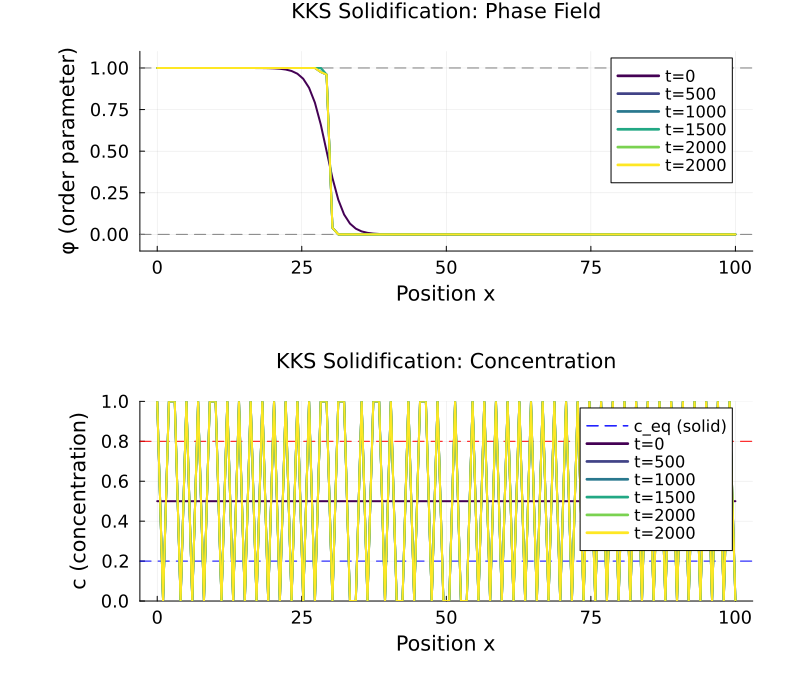

Write Julia code to recreate this figure.
# KKS 1D Solidification Example
#
# Demonstrates the Kim-Kim-Suzuki (KKS) model for binary alloy solidification.
# Uses parabolic free energies for solid and liquid phases.
#
# The KKS model couples phase field evolution with concentration partitioning
# at the interface, maintaining local thermodynamic equilibrium.
#
# Run: julia --project=. examples/301_kks_solidification.jl

using PhaseFields
using Plots
default(
    guidefontsize=14, tickfontsize=12, titlefontsize=14, legendfontsize=11,
    left_margin=15Plots.mm, right_margin=10Plots.mm,
    top_margin=5Plots.mm, bottom_margin=10Plots.mm
)

println("=== KKS 1D Solidification Simulation ===\n")

# -----------------------------------------------------------------------------
# Model parameters
# -----------------------------------------------------------------------------
# Solid phase: equilibrium at c_s = 0.2 (solute-poor)
# Liquid phase: equilibrium at c_l = 0.8 (solute-rich)
f_s = ParabolicFreeEnergy(A=1000.0, c_eq=0.2)
f_l = ParabolicFreeEnergy(A=1000.0, c_eq=0.8)

model = KKSModel(
    τ = 1.0,      # Relaxation time
    W = 2.0,      # Interface width parameter
    m = 1.0,      # Driving force coupling
    M_s = 1.0,    # Solid mobility
    M_l = 5.0     # Liquid mobility (higher diffusivity in liquid)
)

# Simulation parameters
Nx = 100        # Grid points
dx = 1.0        # Grid spacing
dt = 0.01       # Time step (smaller for stability)
Nt = 2000       # Number of time steps

println("Model parameters:")
println("  Solid equilibrium: c_eq = $(f_s.c_eq)")
println("  Liquid equilibrium: c_eq = $(f_l.c_eq)")
println()
println("Simulation:")
println("  Grid: Nx=$Nx, dx=$dx")
println("  Time: dt=$dt, Nt=$Nt")
println()

# -----------------------------------------------------------------------------
# Initial condition
# -----------------------------------------------------------------------------
# Initial interface at x=30
# Solid on left (φ=1), liquid on right (φ=0)
# Initial composition: uniform at c=0.5

φ = [0.5 * (1 - tanh((i - 30) / 3)) for i in 1:Nx]
c = fill(0.5, Nx)  # Uniform average concentration

# -----------------------------------------------------------------------------
# Finite difference Laplacian (Neumann BC)
# -----------------------------------------------------------------------------
function compute_laplacian!(∇²f, f, dx)
    Nx = length(f)
    for i in 2:Nx-1
        ∇²f[i] = (f[i+1] - 2f[i] + f[i-1]) / dx^2
    end
    ∇²f[1] = (f[2] - f[1]) / dx^2
    ∇²f[Nx] = (f[Nx-1] - f[Nx]) / dx^2
    return ∇²f
end

# -----------------------------------------------------------------------------
# Time integration
# -----------------------------------------------------------------------------
∇²φ = similar(φ)
∇²μ = similar(c)
μ_field = similar(c)  # Chemical potential field
c_s_field = similar(c)
c_l_field = similar(c)

# Storage for snapshots
x_grid = range(0, Nx*dx, length=Nx)
snapshots = [(t=0, φ=copy(φ), c=copy(c))]

# Animation snapshots (more frequent)
animation_snapshots = [(t=0, φ=copy(φ), c=copy(c))]
animation_interval = max(1, Nt ÷ 80)  # ~80 frames

println("Running simulation...")

for step in 1:Nt
    # Step 1: Solve KKS partition at each point
    for i in 1:Nx
        c_s, c_l, μ, converged = kks_partition(c[i], φ[i], f_s, f_l)
        c_s_field[i] = c_s
        c_l_field[i] = c_l
        μ_field[i] = μ

        if !converged && step == 1 && i <= 5
            println("Warning: partition did not converge at i=$i, step=$step")
        end
    end

    # Step 2: Compute Laplacians
    compute_laplacian!(∇²φ, φ, dx)
    compute_laplacian!(∇²μ, μ_field, dx)

    # Step 3: Update fields
    for i in 1:Nx
        # Grand potential difference (driving force)
        Δω = kks_grand_potential_diff(f_s, f_l, c_s_field[i], c_l_field[i], μ_field[i])

        # Phase field evolution
        dφdt = kks_phase_rhs(model, φ[i], ∇²φ[i], Δω)
        φ[i] = clamp(φ[i] + dt * dφdt, 0.0, 1.0)

        # Concentration evolution
        dcdt = kks_concentration_rhs(model, φ[i], ∇²μ[i])
        c[i] = clamp(c[i] + dt * dcdt, 0.0, 1.0)
    end

    # Animation snapshots
    if step % animation_interval == 0
        push!(animation_snapshots, (t=step, φ=copy(φ), c=copy(c)))
    end

    # Store snapshots
    if step % 500 == 0
        push!(snapshots, (t=step, φ=copy(φ), c=copy(c)))
        println("  t = $step")
    end
end

# Final snapshot
push!(snapshots, (t=Nt, φ=copy(φ), c=copy(c)))

# -----------------------------------------------------------------------------
# Analysis
# -----------------------------------------------------------------------------
println()
println("Results:")

# Find interface position (φ = 0.5)
interface_idx = findfirst(i -> φ[i] > 0.5 && φ[i+1] <= 0.5, 1:Nx-1)
if interface_idx !== nothing
    x_interface = interface_idx + (0.5 - φ[interface_idx]) / (φ[interface_idx+1] - φ[interface_idx])
    println("  Interface position: x ≈ $(round(x_interface, digits=1))")
end

# Solid fraction
solid_frac = sum(φ) / Nx
println("  Solid fraction: $(round(solid_frac * 100, digits=1))%")

# Average concentrations in each phase
solid_mask = φ .> 0.8
liquid_mask = φ .< 0.2
if any(solid_mask)
    avg_c_solid = sum(c[solid_mask]) / sum(solid_mask)
    println("  Avg concentration in solid: $(round(avg_c_solid, digits=3))")
end
if any(liquid_mask)
    avg_c_liquid = sum(c[liquid_mask]) / sum(liquid_mask)
    println("  Avg concentration in liquid: $(round(avg_c_liquid, digits=3))")
end

# -----------------------------------------------------------------------------
# Plotting
# -----------------------------------------------------------------------------
println("\nGenerating plots...")

# Plot 1: Phase field evolution
p1 = plot(
    title="KKS Solidification: Phase Field",
    xlabel="Position x",
    ylabel="φ (order parameter)",
    ylims=(-0.1, 1.1),
    legend=:topright,
    size=(800, 400)
)
hline!([0, 1], color=:gray, linestyle=:dash, label="")

colors_φ = cgrad(:viridis, length(snapshots), categorical=true)
for (i, snap) in enumerate(snapshots)
    plot!(x_grid, snap.φ,
          label="t=$(snap.t)",
          color=colors_φ[i],
          linewidth=2)
end

# Plot 2: Concentration evolution
p2 = plot(
    title="KKS Solidification: Concentration",
    xlabel="Position x",
    ylabel="c (concentration)",
    ylims=(0.0, 1.0),
    legend=:topright,
    size=(800, 400)
)
hline!([f_s.c_eq, f_l.c_eq], color=[:blue, :red], linestyle=:dash,
       label=["c_eq (solid)" "c_eq (liquid)"])

for (i, snap) in enumerate(snapshots)
    plot!(x_grid, snap.c,
          label="t=$(snap.t)",
          color=colors_φ[i],
          linewidth=2)
end

# Combined plot
p_combined = plot(p1, p2, layout=(2, 1), size=(800, 700))
savefig(p_combined, "examples/301_kks_solidification.png")
println("  Saved: examples/301_kks_solidification.png")

# Plot 3: Final state with phase concentrations
p3 = plot(
    title="KKS Final State: Phase Concentrations",
    xlabel="Position x",
    ylabel="Concentration / Phase",
    ylims=(0.0, 1.0),
    legend=:right,
    size=(800, 400)
)

# Final partition
for i in 1:Nx
    c_s, c_l, μ, _ = kks_partition(c[i], φ[i], f_s, f_l)
    c_s_field[i] = c_s
    c_l_field[i] = c_l
end

plot!(x_grid, φ, label="φ (phase)", color=:black, linewidth=2, linestyle=:solid)
plot!(x_grid, c, label="c (average)", color=:green, linewidth=2)
plot!(x_grid, c_s_field, label="c_s (solid)", color=:blue, linewidth=1.5, linestyle=:dash)
plot!(x_grid, c_l_field, label="c_l (liquid)", color=:red, linewidth=1.5, linestyle=:dash)

savefig(p3, "examples/301_kks_solidification_partitioning.png")
println("  Saved: examples/301_kks_solidification_partitioning.png")

# Animation
println("Generating animation...")
anim = @animate for snap in animation_snapshots
    p = plot(layout=(2,1), size=(800, 500))

    # Phase field
    plot!(p[1], x_grid, snap.φ,
          color=:black, linewidth=2,
          fill=(0, 0.3, :blue),
          label="",
          ylabel="φ",
          ylims=(-0.1, 1.1),
          title="KKS Solidification (t=$(snap.t))")
    hline!(p[1], [0, 1], color=:gray, linestyle=:dash, label="")

    # Concentration
    plot!(p[2], x_grid, snap.c,
          color=:green, linewidth=2,
          label="",
          xlabel="Position x",
          ylabel="c",
          ylims=(0.0, 1.0))
    hline!(p[2], [f_s.c_eq, f_l.c_eq], color=[:blue, :red], linestyle=:dash, label="")
end
gif(anim, "examples/301_kks_solidification.gif", fps=15)
println("  Saved: examples/301_kks_solidification.gif")

println("\n✓ Simulation completed!")
